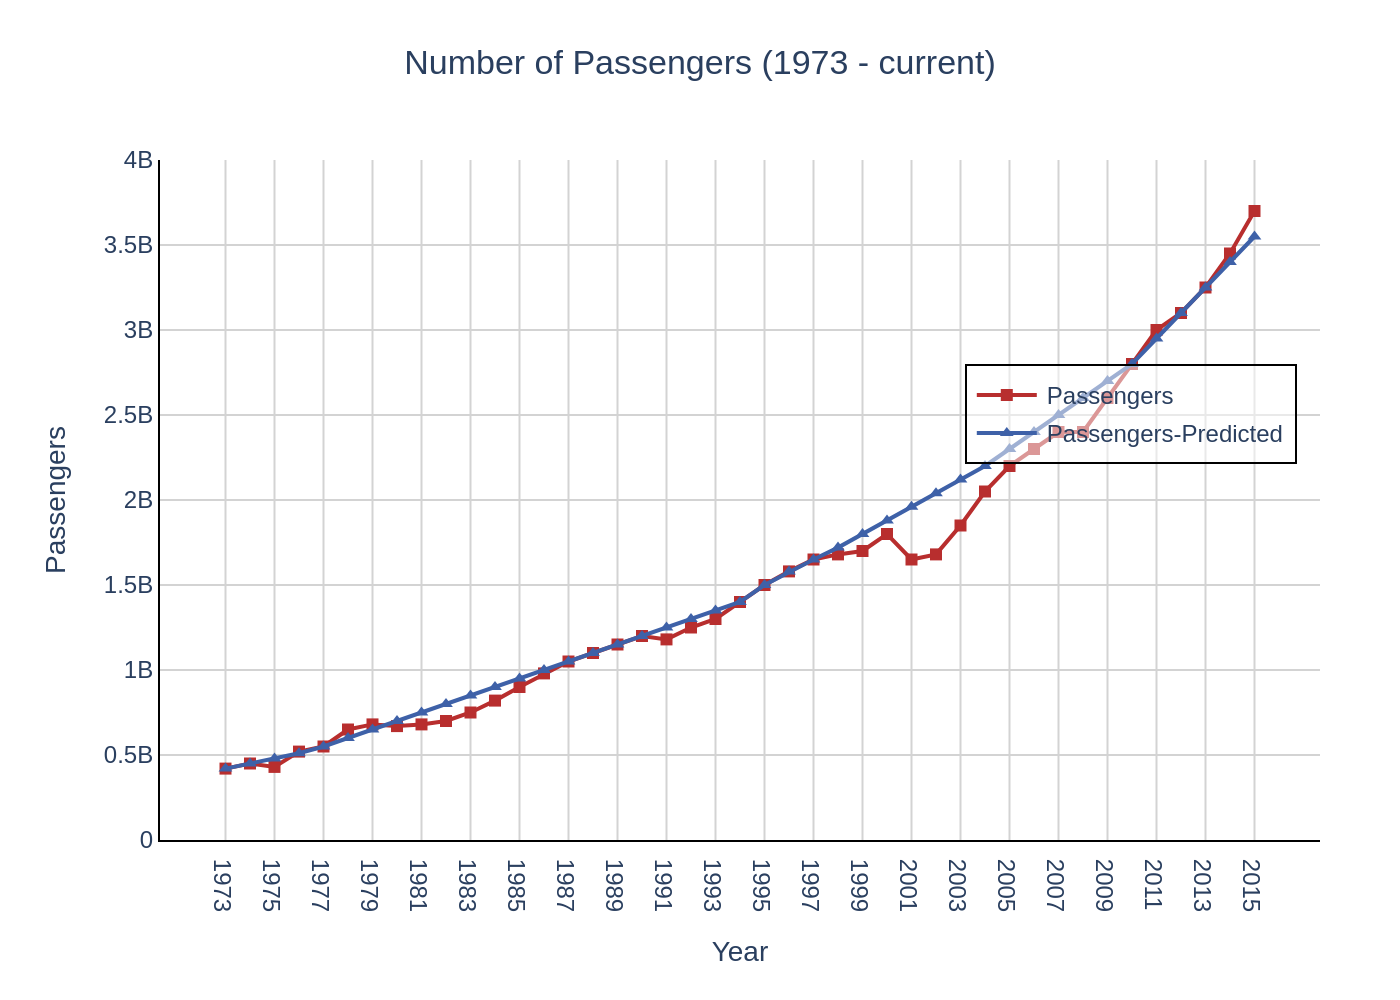

Recreate this plot in Python.
import sys
import json
from pathlib import Path
import plotly.graph_objects as go

def main():
    if len(sys.argv) != 2:
        print(f"Usage: python {sys.argv[0]} <json_file_path>")
        sys.exit(1)

    json_path = Path(sys.argv[1])
    if not json_path.is_file():
        print(f"Error: File not found at {json_path}")
        sys.exit(1)

    with open(json_path, 'r', encoding='utf-8') as f:
        chart_data = json.load(f)

    data = chart_data['chart_data']
    texts = chart_data['texts']
    colors = chart_data['colors']
    
    fig = go.Figure()

    categories = [d['Year'] for d in data]
    series_labels = texts['series_labels']
    marker_symbols = ['square', 'triangle-up']

    for i, series_name in enumerate(series_labels):
        y_values = [d.get(series_name) for d in data]
        fig.add_trace(go.Scatter(
            x=categories,
            y=y_values,
            name=series_name,
            mode='lines+markers',
            line=dict(color=colors[i]),
            marker=dict(symbol=marker_symbols[i], color=colors[i], size=6)
        ))

    title_text = texts.get('title', '')
    if texts.get('subtitle'):
        title_text += f"<br><sub>{texts['subtitle']}</sub>"

    fig.update_layout(
        title={
            'text': title_text,
            'y': 0.95,
            'x': 0.5,
            'xanchor': 'center',
            'yanchor': 'top'
        },
        xaxis_title=texts.get('x_axis_title'),
        yaxis_title=texts.get('y_axis_title'),
        font=dict(family="Arial", size=12),
        plot_bgcolor='white',
        xaxis=dict(
            showline=True,
            linewidth=1,
            linecolor='black',
            showgrid=True,
            gridcolor='lightgray',
            tickmode='array',
            tickvals=list(range(1973, 2016, 2)),
            ticktext=[str(y) for y in range(1973, 2016, 2)]
        ),
        yaxis=dict(
            showline=True,
            linewidth=1,
            linecolor='black',
            showgrid=True,
            gridcolor='lightgray',
            range=[0, 4000000000]
        ),
        legend=dict(
            x=0.98,
            y=0.7,
            xanchor='right',
            yanchor='top',
            bgcolor='rgba(255,255,255,0.5)',
            bordercolor='black',
            borderwidth=1
        ),
        margin=dict(l=80, r=40, t=80, b=80)
    )
    
    output_filename = f"{json_path.stem}.png"
    fig.write_image(output_filename, scale=2)
    print(f"Chart saved as {output_filename}")

if __name__ == "__main__":
    main()
